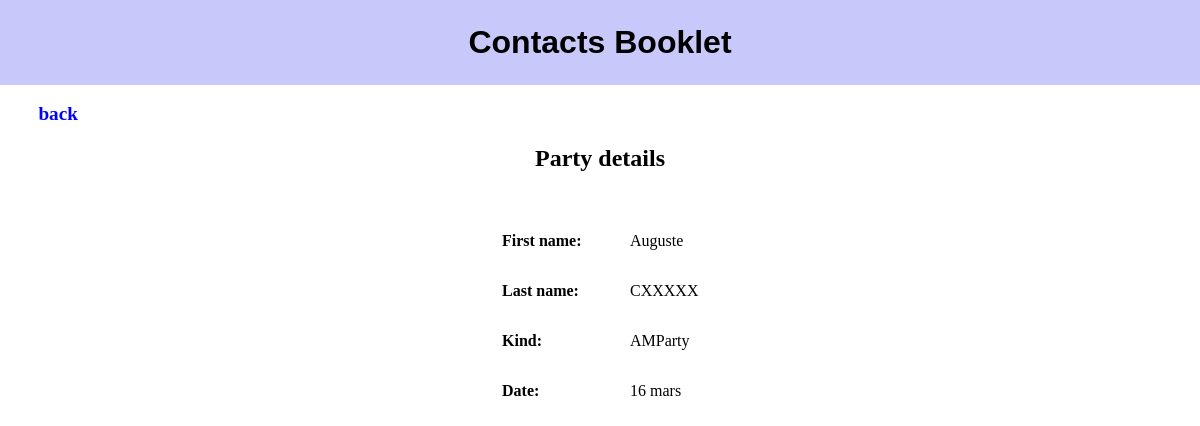
/parties/details/2/ (signed in), run on the app's committed database.
### contacts_app/models.py (models this page shows, shortened)
class Party(models.Model):
    first_name = models.CharField(max_length=30)
    last_name = models.CharField(max_length=30)
    party_name = models.CharField(max_length=30, verbose_name='Kind')
    party_date = models.CharField(max_length=30, verbose_name='Date')
    fk_user = models.ForeignKey(User, on_delete=models.CASCADE)
    REQUIRED_FIELDS = ['first_name','last_name', 'party_name', 'date']

### contacts_app/views.py (the view)
# urls.py: path('parties/details/<int:id>/', contacts_app.views.partyDetails, name="partyDetails"),
@login_required
def partyDetails(request, id):
    party = Party.objects.get(id=id)
    if request.user.id == party.fk_user.id :
        return render(request, 'partiesForms/partyDetails.html', context={'party' : party})
    else :
        return redirect('contacts')

### contacts_app/templates/partiesForms/partyDetails.html (shortened to what this page needs)
{% extends 'base1.html' %}
{% load static %}
{% block css %}
    <link rel="stylesheet" href="{% static 'partyDetails.css' %}"/>
{% endblock %}
{% block content %}
<br>
<a href="{% url 'parties' %}">back</a>
<h2>Party details</h2>
<div class="details_form">
    <label class="label">First name:</label><p class="info">{{ party.first_name }}</p><br>
    <label class="label">Last name:</label><p class="info">{{ party.last_name }}</p><br>
    <label class="label">Kind:</label><p class="info">{{ party.party_name}}</p><br>
    <label class="label">Date:</label><p class="info">{{ party.party_date}}</p>
</div>
{% endblock content %}

### contacts_app/static/style2.css (style rules this page uses)
body { margin: 0px; }

### contacts_app/static/partyDetails.css (style rules this page uses)
h2 { text-align: center; padding-bottom: 1em; }
a { font-size: 1.2em; text-decoration: none; font-weight: bold; color: blue; padding-left: 2em; }
p { text-align: center; white-space: normal; }
.label { display: inline-block; text-align: left; width: 8em; font-weight: bold; }
.info { text-align: left; display: inline-block; width: 8em; }
.details_form { text-align: center; margin-left: 5%; }

### data on the page
Party: first_name "Auguste", last_name "CXXXXX", party_name "AMParty", party_date "16 mars"
